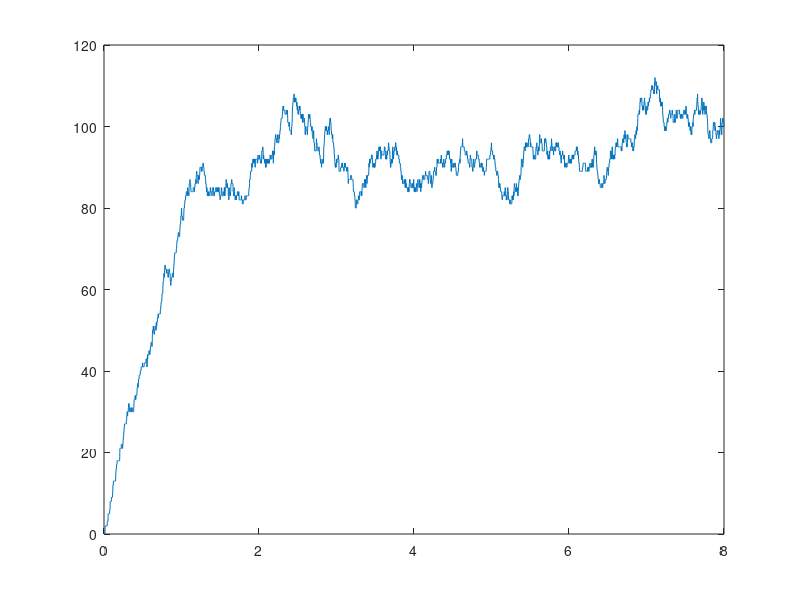
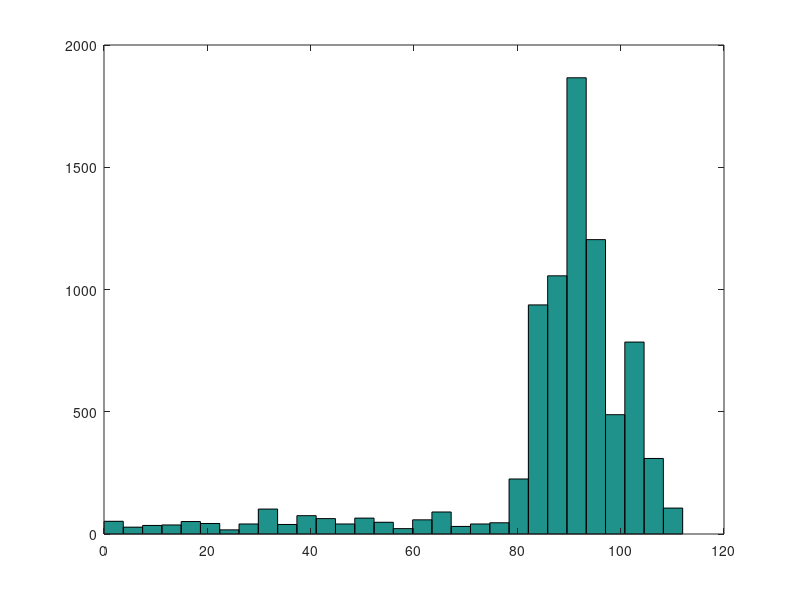

Write the MATLAB code that produced these figures, in order.
% Direct Monte-Carlo simulation for reaction equation
% Presented by Alex Mogilner (Oct 17, 2016)
%
%   dP 
%  ---- = K - P
%   dt

K=100; dt=0.001; tend=8;
t=(0:dt:tend); 
P=zeros(size(t));
for s=1:(tend/dt)
    P(s+1) = P(s)+0.5*(1+sign(K*dt-rand))-0.5*(1+sign(P(s)*dt-rand));
end

mean(P)
std(P)

figure(1);
plot(t,P);

figure(2); 
hist(P,30)
